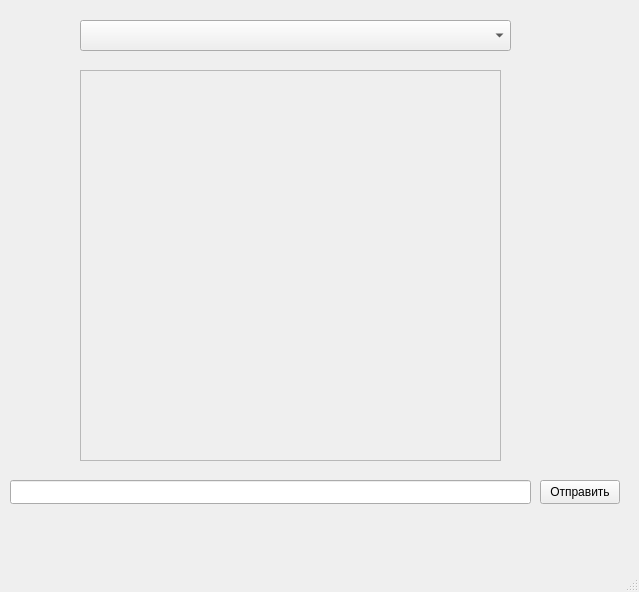
<?xml version="1.0" encoding="UTF-8"?>
<ui version="4.0">
 <class>MainWindow</class>
 <widget class="QMainWindow" name="MainWindow">
  <property name="geometry">
   <rect>
    <x>0</x>
    <y>0</y>
    <width>639</width>
    <height>592</height>
   </rect>
  </property>
  <property name="windowTitle">
   <string>MainWindow</string>
  </property>
  <widget class="QWidget" name="centralwidget">
   <widget class="QComboBox" name="comboBox">
    <property name="geometry">
     <rect>
      <x>80</x>
      <y>20</y>
      <width>431</width>
      <height>31</height>
     </rect>
    </property>
   </widget>
   <widget class="QLineEdit" name="lineEdit">
    <property name="geometry">
     <rect>
      <x>10</x>
      <y>480</y>
      <width>521</width>
      <height>24</height>
     </rect>
    </property>
   </widget>
   <widget class="QPushButton" name="pushButton">
    <property name="geometry">
     <rect>
      <x>540</x>
      <y>480</y>
      <width>80</width>
      <height>24</height>
     </rect>
    </property>
    <property name="text">
     <string>Отправить</string>
    </property>
   </widget>
   <widget class="QTextEdit" name="textEdit">
    <property name="enabled">
     <bool>false</bool>
    </property>
    <property name="geometry">
     <rect>
      <x>80</x>
      <y>70</y>
      <width>421</width>
      <height>391</height>
     </rect>
    </property>
   </widget>
  </widget>
  <widget class="QMenuBar" name="menubar">
   <property name="geometry">
    <rect>
     <x>0</x>
     <y>0</y>
     <width>639</width>
     <height>21</height>
    </rect>
   </property>
  </widget>
  <widget class="QStatusBar" name="statusbar"/>
 </widget>
 <resources/>
 <connections/>
</ui>
